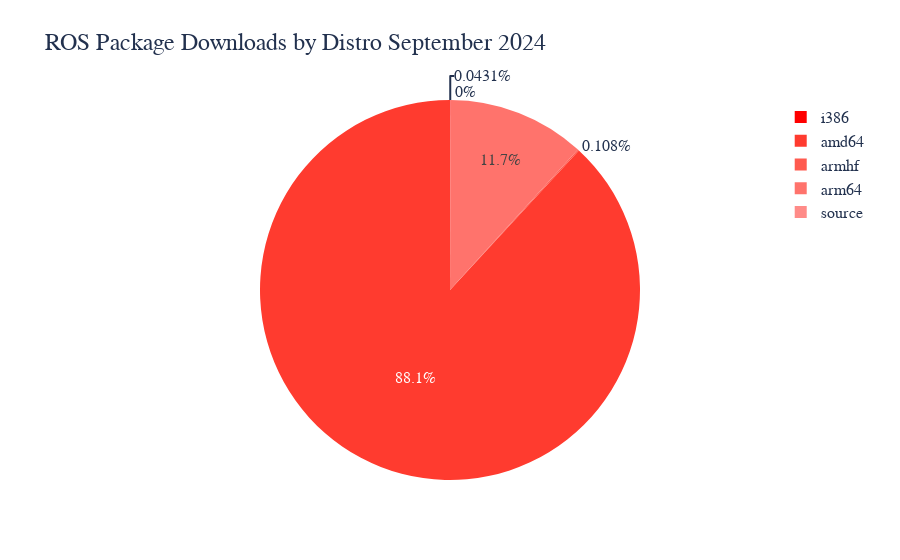

Notebook cell for this chart:
### Code cell
trace2 = go.Pie(values= temp[this_year], labels = temp["name"],title="",sort= False)
layout = go.Layout(title="ROS Package Downloads by Distro {0} {1}".format(this_month,this_year))
fig = go.Figure(data=trace2, layout=layout)


fig.update_layout(
    font_family="Arial",
    font_color="#22314E",
    font_size=16,
    title_font_size = 24,
    title_font_family="Arial",
    title_font_color="#22314E"
)

fig.update_traces(marker=dict(colors=["#292f56",
"#412f4c",
"#592f43",
"#702f39",
"#882f30",
"#a02e26",
"#b82e1d",
"#cf2e13",
"#e72e0a",
"#ff2e00",]))

fig.show()

### Figure 1 — Plotly figure (JSON) as saved in the notebook; plotly's stock layout.template omitted (floating-point values rounded to 4 significant figures)
{"data": [{"labels": ["i386", "amd64", "armhf", "arm64", "source"], "marker": {"colors": ["#ff0000", "#ff3b2f", "#ff5a4f", "#ff736c", "#ff8b88", "#ffa2a2", "#0000ff", "#473dff", "#6a61ff", "#8882ff", "#a5a2ff", "#c2c2ff"]}, "sort": false, "title": {"text": ""}, "type": "pie", "values": [0.04, 81.79, 0.1, 10.87, 0]}], "layout": {"font": {"color": "#22314E", "family": "Arial", "size": 16}, "title": {"font": {"color": "#22314E", "family": "Arial", "size": 24}, "text": "ROS Package Downloads by Distro September 2024"}}}
